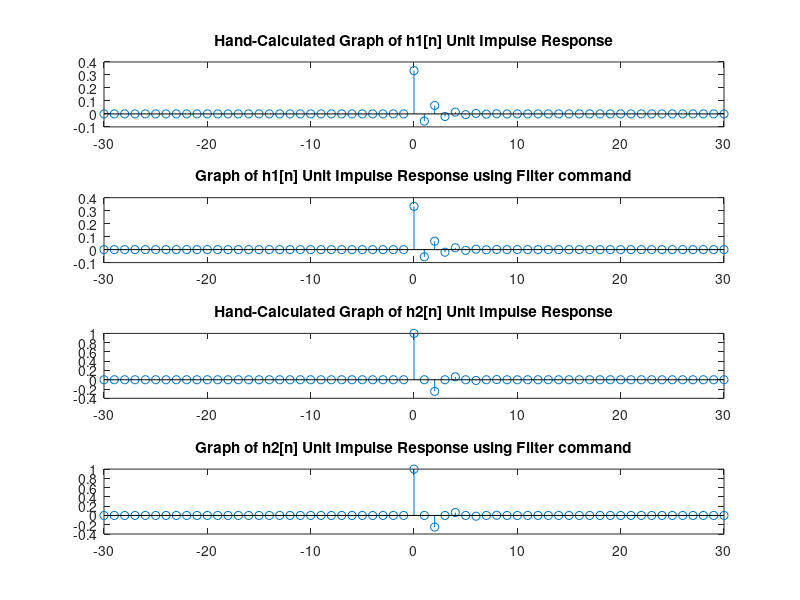

This figure's MATLAB source:
% Reza Aablue
% 500966944
% Section 05

%Problem A
n = [-30:30];
u = @(n) (n>=0) * 1.0 .* (mod(n,1)==0);

% Calculating h1[n] and h2[n] by hand - detailed work attached in report.
h1Handcalc = @(n) ((1/5).*(-0.5).^n + (2/15).*(1/3).^n).*u(n);
h2Handcalc = @(n) ((1/2).^n.*cos(n*pi/2).*u(n));

% Calculating h1[n] and h2[n[ using filter command.
impulse = @(n) (n==0) * 1.0 .* (mod(n,1)==0);

B = 1/3; % Coefficients from x[n] side.
A = [1 1/6 -1/6]; % Coefficients from y[n] side.

h1Filter = filter (B,A,impulse(n)); % h1[n].

D = 1; % Coefficients from x[n] side.
C = [1 0 1/4]; % Coefficients from y[n] side.

h2Filter = filter (D,C,impulse(n)); % h2[n].

figure (1);

subplot (4,1,1);
stem (n,h1Handcalc(n));
title("Hand-Calculated Graph of h1[n] Unit Impulse Response");

subplot (4,1,2);
stem (n,h1Filter);
title("Graph of h1[n] Unit Impulse Response using Filter command");

subplot (4,1,3);
stem (n,h2Handcalc(n));
title("Hand-Calculated Graph of h2[n] Unit Impulse Response");

subplot (4,1,4);
stem (n,h2Filter);
title("Graph of h2[n] Unit Impulse Response using Filter command");

% Verify value of h[3] in both cases.
threshold = 1e-10; % Used to compare the difference between the
% hand-calculated and simulated graphs.

h1Check = all (h1Handcalc(n)-h1Filter <= threshold);
h2Check = all (h2Handcalc(n)-h2Filter <= threshold);